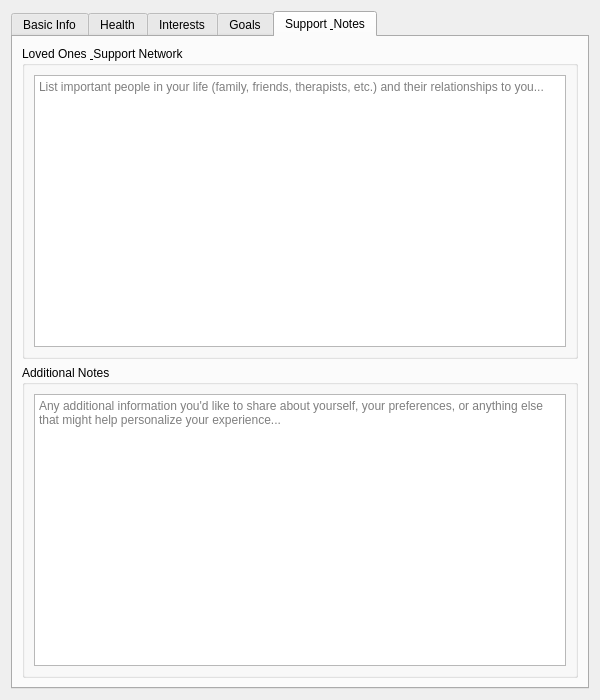
<?xml version="1.0" encoding="UTF-8"?>
<ui version="4.0">
 <class>Form_user_profile_settings</class>
 <widget class="QWidget" name="Form_user_profile_settings">
  <property name="geometry">
   <rect>
    <x>0</x>
    <y>0</y>
    <width>600</width>
    <height>700</height>
   </rect>
  </property>
  <property name="windowTitle">
   <string>User Profile Settings</string>
  </property>
  <layout class="QVBoxLayout" name="mainVerticalLayout">
   <item>
    <widget class="QTabWidget" name="tabWidget">
     <property name="tabPosition">
      <enum>QTabWidget::TabPosition::North</enum>
     </property>
     <property name="currentIndex">
      <number>4</number>
     </property>
     <widget class="QWidget" name="tab_basic_info">
      <attribute name="title">
       <string>Basic Info</string>
      </attribute>
      <layout class="QVBoxLayout" name="verticalLayout_basic_info">
       <item>
        <widget class="QGroupBox" name="groupBox_gender_identity">
         <property name="title">
          <string>Gender Identity</string>
         </property>
         <layout class="QGridLayout" name="gridLayout_gender">
          <item row="0" column="0">
           <widget class="QCheckBox" name="checkBox_woman">
            <property name="text">
             <string>Woman</string>
            </property>
           </widget>
          </item>
          <item row="0" column="1">
           <widget class="QCheckBox" name="checkBox_man">
            <property name="text">
             <string>Man</string>
            </property>
           </widget>
          </item>
          <item row="0" column="2">
           <widget class="QCheckBox" name="checkBox_nonbinary">
            <property name="text">
             <string>Non-binary</string>
            </property>
           </widget>
          </item>
          <item row="1" column="0">
           <widget class="QCheckBox" name="checkBox_none">
            <property name="text">
             <string>None</string>
            </property>
           </widget>
          </item>
          <item row="1" column="1">
           <widget class="QCheckBox" name="checkBox_prefer_not_to_say">
            <property name="text">
             <string>Prefer not to say</string>
            </property>
           </widget>
          </item>
          <item row="1" column="2">
           <widget class="QLineEdit" name="lineEdit_custom_gender">
            <property name="placeholderText">
             <string>Custom...</string>
            </property>
           </widget>
          </item>
         </layout>
        </widget>
       </item>
       <item>
        <widget class="QGroupBox" name="groupBox_date_of_birth">
         <property name="title">
          <string>Date of Birth</string>
         </property>
         <layout class="QVBoxLayout" name="verticalLayout_dob">
          <item>
           <widget class="QCalendarWidget" name="calendarWidget_date_of_birth"/>
          </item>
         </layout>
        </widget>
       </item>
       <item>
        <widget class="QGroupBox" name="groupBox_timezone">
         <property name="title">
          <string>Timezone</string>
         </property>
         <layout class="QVBoxLayout" name="verticalLayout_timezone">
          <item>
           <widget class="QComboBox" name="comboBox_timezone">
            <property name="enabled">
             <bool>false</bool>
            </property>
            <property name="placeholderText">
             <string>Timezone selection coming soon...</string>
            </property>
           </widget>
          </item>
         </layout>
        </widget>
       </item>
      </layout>
     </widget>
     <widget class="QWidget" name="tab_health">
      <attribute name="title">
       <string>Health</string>
      </attribute>
      <layout class="QVBoxLayout" name="verticalLayout_health">
       <item>
        <widget class="QGroupBox" name="groupBox_medical">
         <property name="title">
          <string>Health and Medical</string>
         </property>
         <layout class="QGridLayout" name="gridLayout_medical">
          <item row="0" column="0">
           <widget class="QCheckBox" name="checkBox_depression">
            <property name="text">
             <string>Depression</string>
            </property>
           </widget>
          </item>
          <item row="0" column="1">
           <widget class="QCheckBox" name="checkBox_anxiety">
            <property name="text">
             <string>Anxiety</string>
            </property>
           </widget>
          </item>
          <item row="0" column="2">
           <widget class="QCheckBox" name="checkBox_adhd">
            <property name="text">
             <string>ADHD</string>
            </property>
           </widget>
          </item>
          <item row="1" column="0">
           <widget class="QCheckBox" name="checkBox_bipolar">
            <property name="text">
             <string>Bipolar Disorder</string>
            </property>
           </widget>
          </item>
          <item row="1" column="1">
           <widget class="QCheckBox" name="checkBox_ptsd">
            <property name="text">
             <string>PTSD</string>
            </property>
           </widget>
          </item>
          <item row="1" column="2">
           <widget class="QCheckBox" name="checkBox_ocd">
            <property name="text">
             <string>OCD</string>
            </property>
           </widget>
          </item>
          <item row="2" column="0">
           <widget class="QCheckBox" name="checkBox_eating_disorder">
            <property name="text">
             <string>Eating Disorder</string>
            </property>
           </widget>
          </item>
          <item row="2" column="1">
           <widget class="QCheckBox" name="checkBox_substance_abuse">
            <property name="text">
             <string>Substance Abuse</string>
            </property>
           </widget>
          </item>
          <item row="2" column="2">
           <widget class="QCheckBox" name="checkBox_sleep_disorder">
            <property name="text">
             <string>Sleep Disorder</string>
            </property>
           </widget>
          </item>
          <item row="3" column="0">
           <widget class="QCheckBox" name="checkBox_chronic_pain">
            <property name="text">
             <string>Chronic Pain</string>
            </property>
           </widget>
          </item>
          <item row="3" column="1">
           <widget class="QCheckBox" name="checkBox_autism">
            <property name="text">
             <string>Autism Spectrum</string>
            </property>
           </widget>
          </item>
          <item row="3" column="2">
           <widget class="QCheckBox" name="checkBox_other_mental_health">
            <property name="text">
             <string>Other Mental Health</string>
            </property>
           </widget>
          </item>
         </layout>
        </widget>
       </item>
       <item>
        <widget class="QGroupBox" name="groupBox_medications">
         <property name="title">
          <string>Medications</string>
         </property>
         <layout class="QGridLayout" name="gridLayout_medications">
          <item row="0" column="0">
           <widget class="QCheckBox" name="checkBox_antidepressants">
            <property name="text">
             <string>Antidepressants</string>
            </property>
           </widget>
          </item>
          <item row="0" column="1">
           <widget class="QCheckBox" name="checkBox_anxiety_meds">
            <property name="text">
             <string>Anti-Anxiety</string>
            </property>
           </widget>
          </item>
          <item row="0" column="2">
           <widget class="QCheckBox" name="checkBox_adhd_meds">
            <property name="text">
             <string>ADHD Medication</string>
            </property>
           </widget>
          </item>
          <item row="1" column="0">
           <widget class="QCheckBox" name="checkBox_mood_stabilizers">
            <property name="text">
             <string>Mood Stabilizers</string>
            </property>
           </widget>
          </item>
          <item row="1" column="1">
           <widget class="QCheckBox" name="checkBox_sleep_meds">
            <property name="text">
             <string>Sleep Medication</string>
            </property>
           </widget>
          </item>
          <item row="1" column="2">
           <widget class="QCheckBox" name="checkBox_pain_meds">
            <property name="text">
             <string>Pain Medication</string>
            </property>
           </widget>
          </item>
          <item row="2" column="0" colspan="3">
           <widget class="QLineEdit" name="lineEdit_custom_medications">
            <property name="placeholderText">
             <string>Add custom medication</string>
            </property>
           </widget>
          </item>
         </layout>
        </widget>
       </item>
       <item>
        <widget class="QGroupBox" name="groupBox_reminders_needed">
         <property name="title">
          <string>Reminders Needed</string>
         </property>
         <layout class="QVBoxLayout" name="verticalLayout_reminders_needed">
          <item>
           <widget class="QLabel" name="label_reminders_placeholder">
            <property name="text">
             <string>Reminders feature coming soon...</string>
            </property>
           </widget>
          </item>
         </layout>
        </widget>
       </item>
       <item>
        <widget class="QGroupBox" name="groupBox_allergies">
         <property name="title">
          <string>Allergies &amp; Sensitivities</string>
         </property>
         <layout class="QGridLayout" name="gridLayout_allergies">
          <item row="0" column="0">
           <widget class="QCheckBox" name="checkBox_food_allergies">
            <property name="text">
             <string>Food Allergies</string>
            </property>
           </widget>
          </item>
          <item row="0" column="1">
           <widget class="QCheckBox" name="checkBox_medication_allergies">
            <property name="text">
             <string>Medication Allergies</string>
            </property>
           </widget>
          </item>
          <item row="0" column="2">
           <widget class="QCheckBox" name="checkBox_environmental_allergies">
            <property name="text">
             <string>Environmental</string>
            </property>
           </widget>
          </item>
          <item row="1" column="0">
           <widget class="QCheckBox" name="checkBox_latex_allergy">
            <property name="text">
             <string>Latex Allergy</string>
            </property>
           </widget>
          </item>
          <item row="1" column="1">
           <widget class="QCheckBox" name="checkBox_gluten_sensitivity">
            <property name="text">
             <string>Gluten Sensitivity</string>
            </property>
           </widget>
          </item>
          <item row="1" column="2">
           <widget class="QCheckBox" name="checkBox_lactose_intolerance">
            <property name="text">
             <string>Lactose Intolerance</string>
            </property>
           </widget>
          </item>
          <item row="2" column="0" colspan="3">
           <widget class="QLineEdit" name="lineEdit_custom_allergies">
            <property name="placeholderText">
             <string>Add custom allergy/sensitivity</string>
            </property>
           </widget>
          </item>
         </layout>
        </widget>
       </item>
      </layout>
     </widget>
     <widget class="QWidget" name="tab_interests">
      <attribute name="title">
       <string>Interests</string>
      </attribute>
      <layout class="QVBoxLayout" name="verticalLayout_interests">
       <item>
        <widget class="QGroupBox" name="groupBox_interests">
         <property name="title">
          <string>Interests</string>
         </property>
         <layout class="QGridLayout" name="gridLayout_interests">
          <item row="0" column="0">
           <widget class="QCheckBox" name="checkBox_reading">
            <property name="text">
             <string>Reading</string>
            </property>
           </widget>
          </item>
          <item row="0" column="1">
           <widget class="QCheckBox" name="checkBox_writing">
            <property name="text">
             <string>Writing</string>
            </property>
           </widget>
          </item>
          <item row="0" column="2">
           <widget class="QCheckBox" name="checkBox_music">
            <property name="text">
             <string>Music</string>
            </property>
           </widget>
          </item>
          <item row="1" column="0">
           <widget class="QCheckBox" name="checkBox_art">
            <property name="text">
             <string>Art &amp; Drawing</string>
            </property>
           </widget>
          </item>
          <item row="1" column="1">
           <widget class="QCheckBox" name="checkBox_gaming">
            <property name="text">
             <string>Gaming</string>
            </property>
           </widget>
          </item>
          <item row="1" column="2">
           <widget class="QCheckBox" name="checkBox_cooking">
            <property name="text">
             <string>Cooking</string>
            </property>
           </widget>
          </item>
          <item row="2" column="0">
           <widget class="QCheckBox" name="checkBox_exercise">
            <property name="text">
             <string>Exercise</string>
            </property>
           </widget>
          </item>
          <item row="2" column="1">
           <widget class="QCheckBox" name="checkBox_nature">
            <property name="text">
             <string>Nature &amp; Outdoors</string>
            </property>
           </widget>
          </item>
          <item row="2" column="2">
           <widget class="QCheckBox" name="checkBox_technology">
            <property name="text">
             <string>Technology</string>
            </property>
           </widget>
          </item>
          <item row="3" column="0">
           <widget class="QCheckBox" name="checkBox_photography">
            <property name="text">
             <string>Photography</string>
            </property>
           </widget>
          </item>
          <item row="3" column="1">
           <widget class="QCheckBox" name="checkBox_travel">
            <property name="text">
             <string>Travel</string>
            </property>
           </widget>
          </item>
          <item row="3" column="2">
           <widget class="QCheckBox" name="checkBox_volunteering">
            <property name="text">
             <string>Volunteering</string>
            </property>
           </widget>
          </item>
          <item row="4" column="0" colspan="3">
           <widget class="QLineEdit" name="lineEdit_custom_interest">
            <property name="placeholderText">
             <string>Add custom interest</string>
            </property>
           </widget>
          </item>
         </layout>
        </widget>
       </item>
       <item>
        <widget class="QGroupBox" name="groupBox_activities_for_encouragement">
         <property name="title">
          <string>Activities for Encouragement</string>
         </property>
         <layout class="QVBoxLayout" name="verticalLayout_activities_for_encouragement">
          <item>
           <widget class="QLabel" name="label_activities_placeholder">
            <property name="text">
             <string>Activities for encouragement coming soon...</string>
            </property>
           </widget>
          </item>
         </layout>
        </widget>
       </item>
      </layout>
     </widget>
     <widget class="QWidget" name="tab_goals">
      <attribute name="title">
       <string>Goals</string>
      </attribute>
      <layout class="QVBoxLayout" name="verticalLayout_goals">
       <item>
        <widget class="QGroupBox" name="groupBox_goals">
         <property name="title">
          <string>Goals &amp; Aspirations</string>
         </property>
         <layout class="QGridLayout" name="gridLayout_goals">
          <item row="0" column="0">
           <widget class="QCheckBox" name="checkBox_mental_health_goals">
            <property name="text">
             <string>Mental Health</string>
            </property>
           </widget>
          </item>
          <item row="0" column="1">
           <widget class="QCheckBox" name="checkBox_physical_health_goals">
            <property name="text">
             <string>Physical Health</string>
            </property>
           </widget>
          </item>
          <item row="0" column="2">
           <widget class="QCheckBox" name="checkBox_career_goals">
            <property name="text">
             <string>Career</string>
            </property>
           </widget>
          </item>
          <item row="1" column="0">
           <widget class="QCheckBox" name="checkBox_education_goals">
            <property name="text">
             <string>Education</string>
            </property>
           </widget>
          </item>
          <item row="1" column="1">
           <widget class="QCheckBox" name="checkBox_relationship_goals">
            <property name="text">
             <string>Relationships</string>
            </property>
           </widget>
          </item>
          <item row="1" column="2">
           <widget class="QCheckBox" name="checkBox_financial_goals">
            <property name="text">
             <string>Financial</string>
            </property>
           </widget>
          </item>
          <item row="2" column="0">
           <widget class="QCheckBox" name="checkBox_creative_goals">
            <property name="text">
             <string>Creative</string>
            </property>
           </widget>
          </item>
          <item row="2" column="1">
           <widget class="QCheckBox" name="checkBox_social_goals">
            <property name="text">
             <string>Social</string>
            </property>
           </widget>
          </item>
          <item row="2" column="2">
           <widget class="QCheckBox" name="checkBox_spiritual_goals">
            <property name="text">
             <string>Spiritual</string>
            </property>
           </widget>
          </item>
          <item row="3" column="0" colspan="3">
           <widget class="QLineEdit" name="lineEdit_custom_goal">
            <property name="placeholderText">
             <string>Add custom goal</string>
            </property>
           </widget>
          </item>
         </layout>
        </widget>
       </item>
       <item>
        <widget class="QGroupBox" name="groupBox_goals_placeholder">
         <property name="title">
          <string>Goals (detailed entry coming soon)</string>
         </property>
         <layout class="QVBoxLayout" name="verticalLayout_goals_placeholder">
          <item>
           <widget class="QLabel" name="label_goals_placeholder">
            <property name="text">
             <string>Detailed goals entry coming soon...</string>
            </property>
           </widget>
          </item>
         </layout>
        </widget>
       </item>
      </layout>
     </widget>
     <widget class="QWidget" name="tab_support_notes">
      <attribute name="title">
       <string>Support &amp; Notes</string>
      </attribute>
      <layout class="QVBoxLayout" name="verticalLayout_support_notes">
       <item>
        <widget class="QGroupBox" name="groupBox_loved_ones">
         <property name="title">
          <string>Loved Ones &amp; Support Network</string>
         </property>
         <layout class="QVBoxLayout" name="verticalLayout_loved_ones">
          <item>
           <widget class="QTextEdit" name="textEdit_loved_ones">
            <property name="placeholderText">
             <string>List important people in your life (family, friends, therapists, etc.) and their relationships to you...</string>
            </property>
           </widget>
          </item>
         </layout>
        </widget>
       </item>
       <item>
        <widget class="QGroupBox" name="groupBox_notes">
         <property name="title">
          <string>Additional Notes</string>
         </property>
         <layout class="QVBoxLayout" name="verticalLayout_notes">
          <item>
           <widget class="QTextEdit" name="textEdit_notes">
            <property name="placeholderText">
             <string>Any additional information you'd like to share about yourself, your preferences, or anything else that might help personalize your experience...</string>
            </property>
           </widget>
          </item>
         </layout>
        </widget>
       </item>
      </layout>
     </widget>
    </widget>
   </item>
  </layout>
 </widget>
 <resources/>
 <connections/>
</ui>
